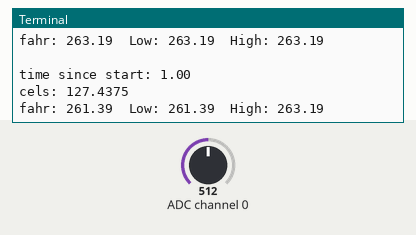
This program was run on a simulated Raspberry Pi (BCM pin numbers). Shown: the last lines printed to the terminal. The inputs (shaded band) are chosen by the test bench; at power-on: ADC channel 0 = 512 (analog values on the 0–1023 scale). The clock reads 2024-03-15 10:24:30 at power-on unless the program sets it.

Above: at 1.2 s.
1.3 s: ADC channel 0 set to 716
At 2.6 s:
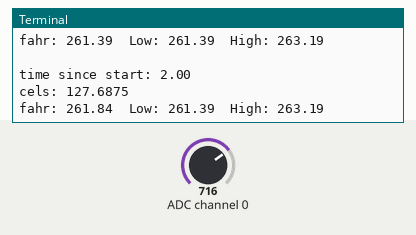
2.8 s: ADC channel 0 set to 900
At 3.8 s:
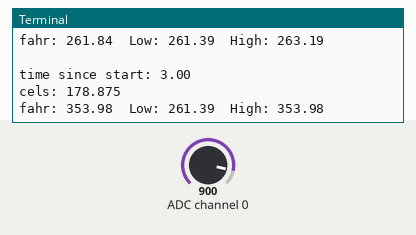
Timing chart, 0 to 5.8 s (numbered marks = the images above; inputs shaded):
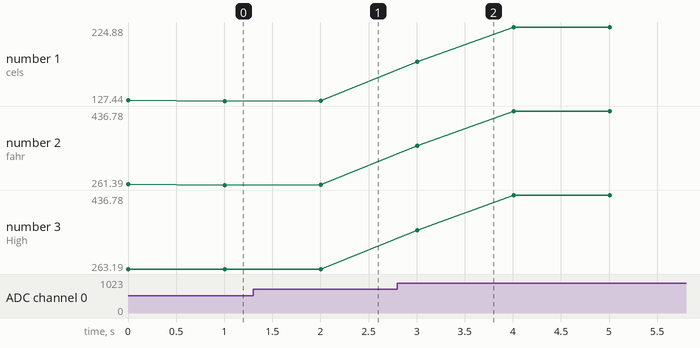

Measured:
- after the input at 1.3 s, the terminal: prints a new line after 0.71 s (image 1)
- after the input at 2.8 s, the terminal: prints a new line after 0.21 s (image 2)
- plotted number 1: 127.44 → 127.69 after the input at 1.3 s, 127.69 → 224.88 after the input at 2.8 s
- plotted number 2: 261.39 → 261.84 after the input at 1.3 s, 261.84 → 436.78 after the input at 2.8 s
- plotted number 3: 263.19 → 436.78 after the input at 2.8 s

The program:

PiTmp102.py
```python
print "importing smbus and time"
import smbus
import time

print "adding bus and address"
bus = smbus.SMBus(1)
address = 0x48
print "bus: " + str(bus)
print "addr: " + str(address)
start = time.time()

lowT = 999999.99
highT = -999999.99
def getTmp():
     print ""
     print 'time since start: %.2f' % (time.time() - start)
     data = bus.read_word_data(address,0x00)
    # print bin(data)

    # print "random calcs"
     a = data - ((data >> 8) << 8)
     b = data >> 8
     c = (a << 8) + b
     d = c >> 4
    # print bin(a)
    # print bin(b)
    # print bin(c)
    # print bin(d)

     tmpSum = d
    # print bin(tmpSum)
    # print hex(tmpSum)

     tmp = tmpSum*0.0625
     return tmp

def getFahr(cels):
     fahr = (1.8 * cels) + 32
     return fahr

while(True):
     cels = getTmp()
     fahr = getFahr(cels)
     if(fahr > highT):
          highT = fahr
     if(fahr < lowT):
          lowT = fahr
     print "cels: " + str(cels)
     print 'fahr: {0:.2f}  Low: {1:.2f}  High: {2:.2f}'.format(fahr, lowT, highT)

     time.sleep(1)
```
